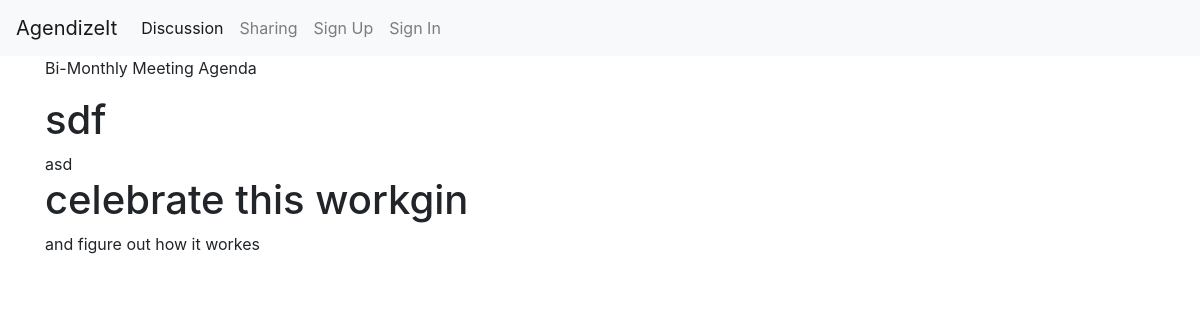
Before: / with the older database file.
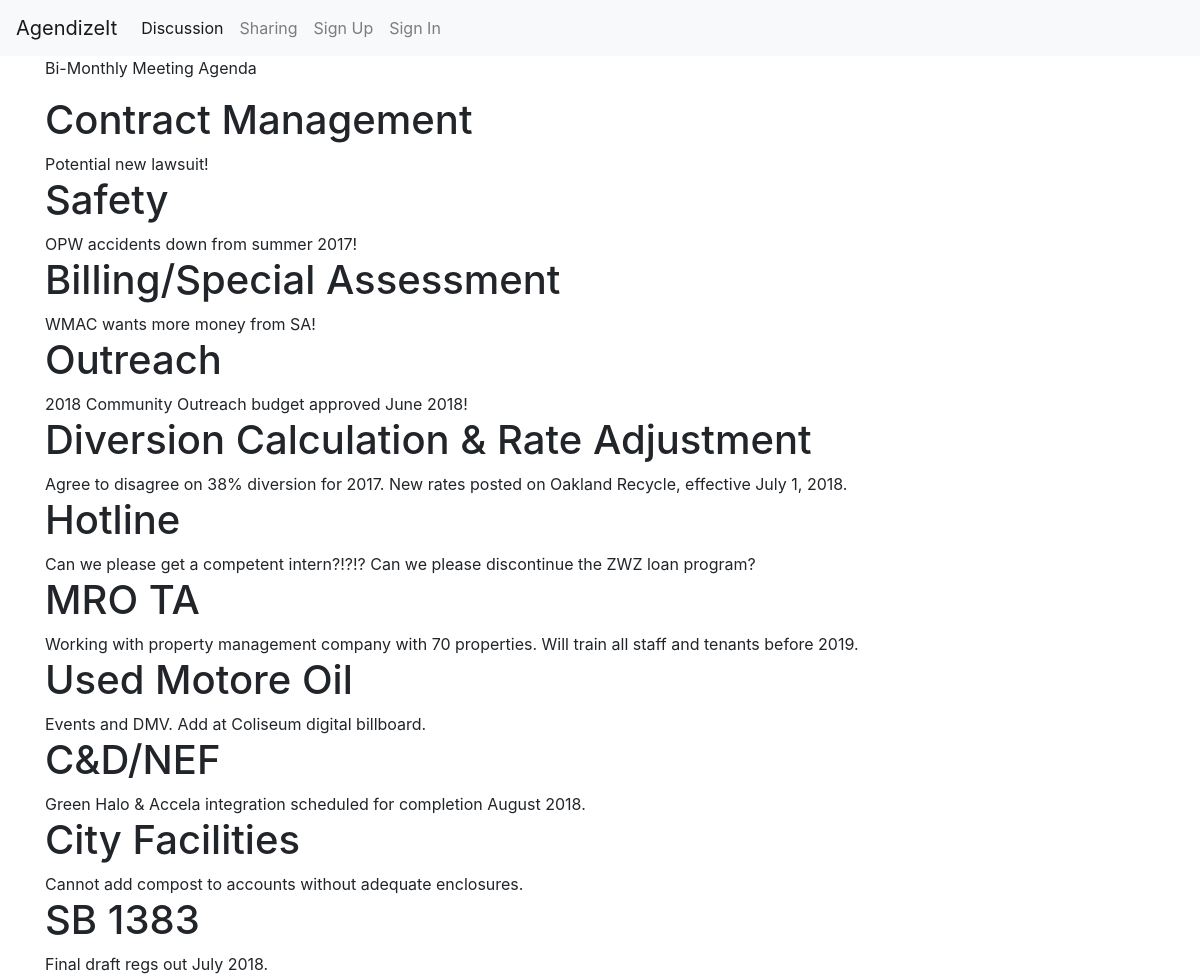
After: the same page with the newer database file.
### meetingdiscuss/models.py (models this page shows)
class AgendaItem(models.Model):
    topic = models.CharField(max_length=150)
    text = models.TextField()

### meetingdiscuss/views.py (the view)
# urls.py: path("", views.homepage),
def homepage(request):
    items = AgendaItem.objects.all()
    context = {
        'items': items,
    }
    return render(request, "discussion.html", context)

### meetingdiscuss/templates/discussion.html
{% extends "base.html" %}
{% block content %}
<p>Bi-Monthly Meeting Agenda</p>
{% for item in items %}
    <h1>{{ item.topic }}</h1>
    {{ item.text}}
{% endfor %}
{% endblock content %}

### agendizeit/templates/base.html (shortened to what this page needs)
{% load static i18n %}<!DOCTYPE html>
<html lang="en">
  <head>
    {% block css %}
    <link rel="stylesheet" href="https://maxcdn.bootstrapcdn.com/bootstrap/4.0.0-beta/css/bootstrap.min.css">
    <link href="{% static 'css/project.css' %}" rel="stylesheet">
    {% endblock %}
  </head>
  <body>
    <div class="m-b-1">
      <nav class="navbar navbar-expand-md navbar-light bg-light">
        <a class="navbar-brand" href="{% url 'home' %}">AgendizeIt</a>
        <div class="collapse navbar-collapse" id="navbarSupportedContent">
          <ul class="navbar-nav mr-auto">
            <li class="nav-item active">
              <a class="nav-link" href="{% url 'home' %}">Discussion <span class="sr-only">(current)</span></a>
            </li>
            <li class="nav-item">
              <a class="nav-link" href="{% url 'sharing' %}">Sharing</a>
            </li>
            {% if request.user.is_authenticated %}
              <li class="nav-item">
                <a class="nav-link" href="{% url 'users:detail' request.user.username  %}">{% trans "My Profile" %}</a>
              </li>
              <li class="nav-item">
                <a class="nav-link" href="{% url 'account_logout' %}">{% trans "Sign Out" %}</a>
              </li>
            {% else %}
              <li class="nav-item">
                <a id="sign-up-link" class="nav-link" href="{% url 'account_signup' %}">{% trans "Sign Up" %}</a>
              </li>
              <li class="nav-item">
                <a id="log-in-link" class="nav-link" href="{% url 'account_login' %}">{% trans "Sign In" %}</a>
              </li>
            {% endif %}
          </ul>
        </div>
      </nav>
    </div>
    <div class="container">
      {% block content %}{% endblock content %}
    </div>
  </body>
</html>

Changed rows visible on the page:
removed AgendaItem: topic "sdf", text "asd"
removed AgendaItem: topic "celebrate this workgin", text "and figure out how it workes"
added AgendaItem: topic "Contract Management", text "Potential new lawsuit!"
added AgendaItem: topic "Safety", text "OPW accidents down from summer 2017!"
added AgendaItem: topic "Billing/Special Assessment", text "WMAC wants more money from SA!"
added AgendaItem: topic "Outreach", text "2018 Community Outreach budget approved June 2018!"
added AgendaItem: topic "Diversion Calculation & Rate Adjustment", text "Agree to disagree on 38% diversion for 2017. New rates posted on Oakland Recycle, effective July 1, 2018."
added AgendaItem: topic "Hotline", text "Can we please get a competent intern?!?!? Can we please discontinue the ZWZ loan program?"
added AgendaItem: topic "MRO TA", text "Working with property management company with 70 properties. Will train all staff and tenants before 2019."
added AgendaItem: topic "Used Motore Oil", text "Events and DMV. Add at Coliseum digital billboard."
added AgendaItem: topic "C&D/NEF", text "Green Halo & Accela integration scheduled for completion August 2018."
added AgendaItem: topic "City Facilities", text "Cannot add compost to accounts without adequate enclosures."
added AgendaItem: topic "SB 1383", text "Final draft regs out July 2018."
